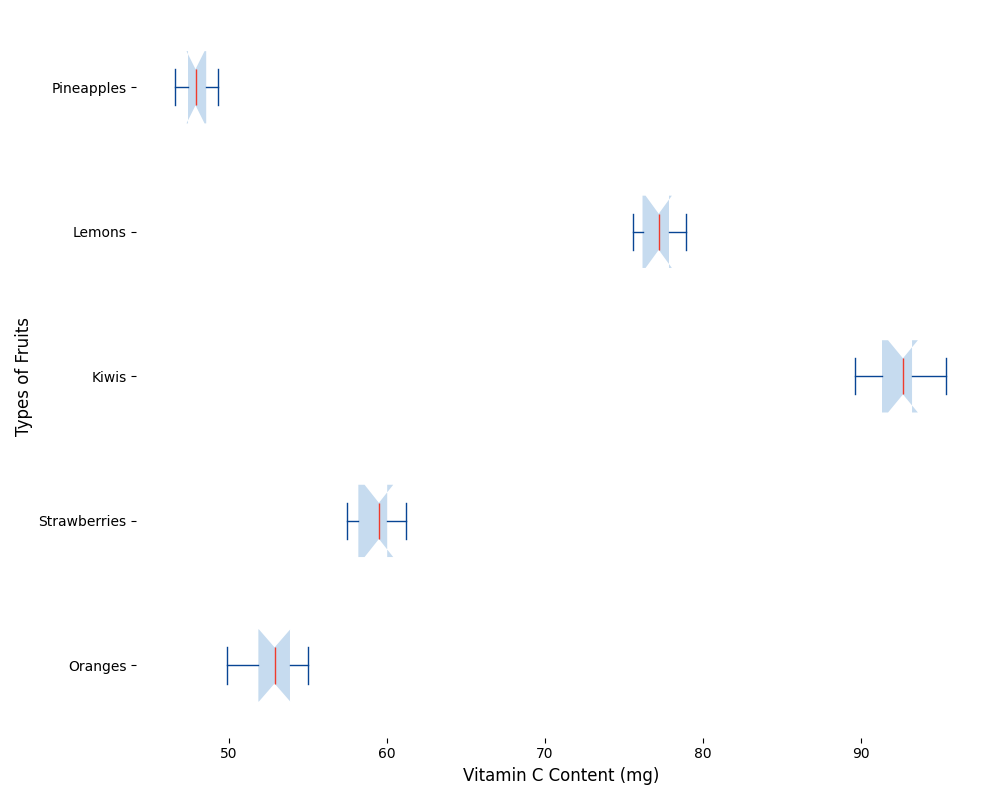

This figure's Python source:
import matplotlib.pyplot as plt
import numpy as np

# Data for Vitamin C content in mg per 100 grams for each fruit type
oranges = [53.2, 50.5, 52.4, 55.0, 54.3, 51.7, 52.8, 49.9, 54.1, 53.0]
strawberries = [58.8, 59.4, 60.1, 57.5, 59.6, 58.0, 60.3, 61.2, 57.9, 59.8]
kiwis = [92.7, 93.0, 89.6, 95.4, 94.2, 91.1, 92.6, 90.8, 93.3, 92.0]
lemons = [77.0, 76.4, 78.2, 75.8, 77.7, 78.9, 76.1, 77.4, 75.6, 77.9]
pineapples = [47.8, 48.2, 47.0, 49.3, 46.6, 47.4, 48.7, 47.5, 48.0, 48.8]

data = [oranges, strawberries, kiwis, lemons, pineapples]
fruit_labels = ['Oranges', 'Strawberries', 'Kiwis', 'Lemons', 'Pineapples']

fig, ax = plt.subplots(figsize=(10, 8))

ax.boxplot(data, vert=False, patch_artist=True, labels=fruit_labels, notch=True,
           boxprops=dict(facecolor='#c6dbef', color='none'),
           whiskerprops=dict(color='#084594'),
           capprops=dict(color='#084594'),
           medianprops=dict(color='#ef3b2c'),
           flierprops=dict(marker='o', color='#ef3b2c', alpha=0.5))

ax.set_ylabel("Types of Fruits", fontsize=12)
ax.set_xlabel("Vitamin C Content (mg)", fontsize=12)

for spine in ax.spines.values():
    spine.set_visible(False)

plt.tight_layout()

plt.show()
